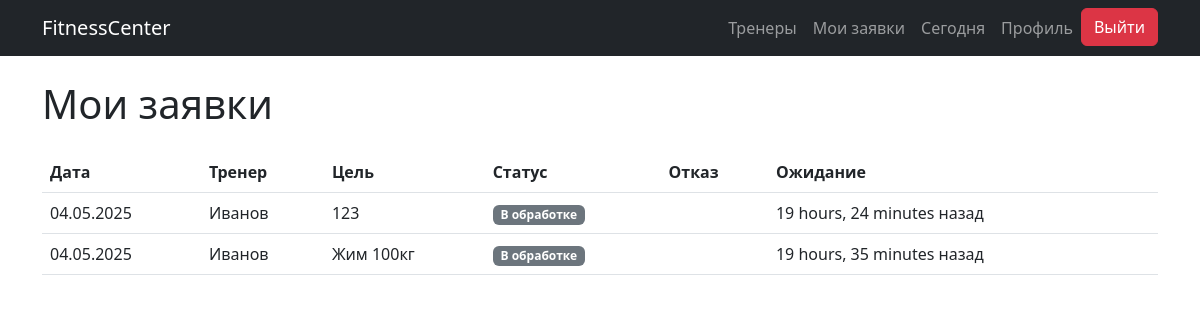
Before: /requests/ (signed in) with the older database file.
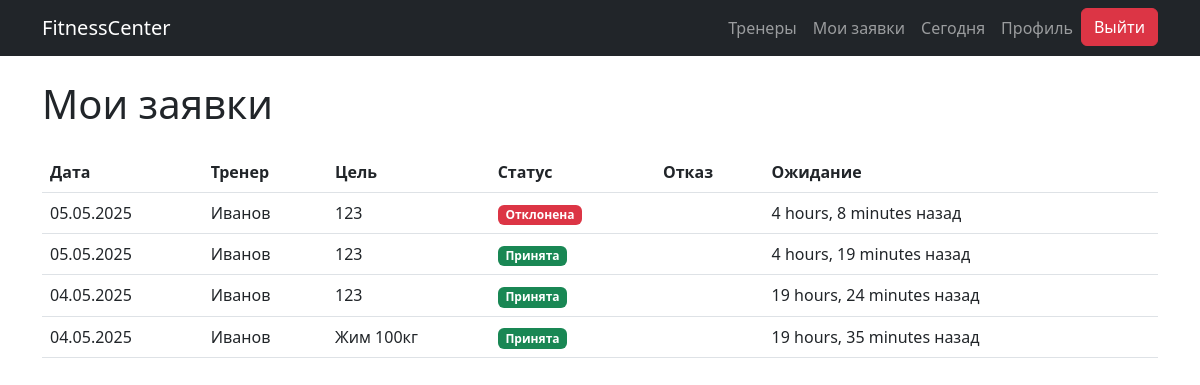
After: the same page with the newer database file.
### core/models.py (models this page shows, shortened)
class ClientRequest(models.Model):
    STATUS_CHOICES = [
        ('pending', 'Ожидает'),
        ('accepted', 'Принята'),
        ('rejected', 'Отклонена'),
    ]
    client = models.ForeignKey(
        User,
        on_delete=models.CASCADE,
        limit_choices_to={'role': 'client'}
    )
    trainer = models.ForeignKey(
        User,
        on_delete=models.CASCADE,
        related_name='requests',
        limit_choices_to={'role': 'trainer'}
    )
    goal = models.TextField()
    status = models.CharField(max_length=10, choices=STATUS_CHOICES, default='pending')
    reason = models.TextField(blank=True)
    created_at = models.DateTimeField(auto_now_add=True)

### accounts/models.py (models this page shows, shortened)
class User(AbstractBaseUser):
    ROLE_CHOICES = [
        ('client', 'Клиент'),
        ('trainer', 'Тренер'),
        ('admin', 'Администратор'),
    ]
    phone = models.CharField('Телефон', max_length=15, unique=True)
    full_name = models.CharField('ФИО', max_length=255, blank=True)
    birth_date = models.DateField('Дата рождения', null=True, blank=True)
    gender = models.CharField('Пол', max_length=1, choices=[('M', 'Мужской'), ('F', 'Женский')], blank=True)
    role = models.CharField('Роль', max_length=10, choices=ROLE_CHOICES, default='client')
    is_active = models.BooleanField('Активен', default=True)
    is_staff = models.BooleanField('Staff status', default=False)
    experience_years = models.PositiveIntegerField('Годы опыта', null=True, blank=True)
    achievements = models.TextField('Достижения', blank=True)
    goal = models.CharField('Цель тренировок', max_length=255, blank=True)
    photo = models.ImageField('Фото профиля', upload_to='profiles/', null=True, blank=True)
    USERNAME_FIELD = 'phone'
    REQUIRED_FIELDS = []
    objects = CustomUserManager()

### core/views.py (the view)
# urls.py: path('requests/', views.client_requests, name='client_requests'),
@login_required
def client_requests(request):
    qs = ClientRequest.objects.filter(client=request.user).order_by('-created_at')
    return render(request, 'core/client_requests.html', {'requests': qs})

### core/templates/core/client_requests.html (shortened to what this page needs)
{% extends 'accounts/base.html' %}
{% block content %}
<h1 class="mb-4">Мои заявки</h1>
<table class="table table-hover">
  <thead>
    <tr>
      <th>Дата</th><th>Тренер</th><th>Цель</th>
      <th>Статус</th><th>Отказ</th><th>Ожидание</th><th></th>
    </tr>
  </thead>
  <tbody>
    {% for req in requests %}
    <tr>
      <td>{{ req.created_at|date:"d.m.Y" }}</td>
      <td>{{ req.trainer.full_name|default:req.trainer.phone }}</td>
      <td>{{ req.goal }}</td>
      <td>
        {% if req.status == 'pending' %}
            <span class="badge bg-secondary">В обработке</span>
        {% elif req.status == 'accepted' %}
            <span class="badge bg-success">Принята</span>
        {% else %}
            <span class="badge bg-danger">Отклонена</span>
        {% endif %}
      </td>
      <td>{{ req.reason }}</td>
      <td>{{ req.created_at|timesince }} назад</td>
      <td>
      </td>
    </tr>
    {% empty %}
    <tr><td colspan="7" class="text-center">Нет заявок</td></tr>
    {% endfor %}
  </tbody>
</table>
{% endblock %}

Changed rows visible on the page:
added ClientRequest: created_at "05.05.2025", trainer.full_name "Иванов", goal "123", status "Отклонена", created_at "4 hours, 8 minutes"
added ClientRequest: created_at "05.05.2025", trainer.full_name "Иванов", goal "123", status "Принята", created_at "4 hours, 19 minutes"
changed ClientRequest "19 hours, 24 minutes": status "В обработке" → "Принята"
changed ClientRequest "Жим 100кг": status "В обработке" → "Принята"
